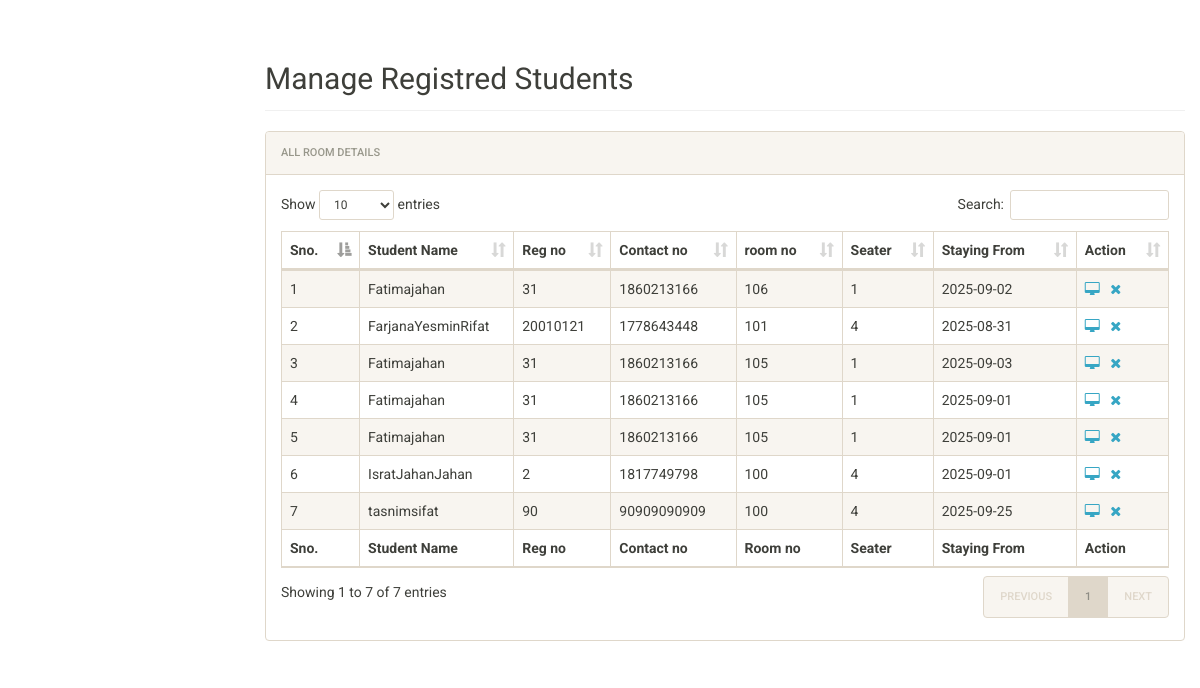
The app's page /hostel/admin/manage-students.php (signed in) with its own data.
### tables this page shows
CREATE TABLE `registration` (
  `id` int(11) NOT NULL,
  `roomno` int(11) DEFAULT NULL,
  `seater` int(11) DEFAULT NULL,
  `feespm` int(11) DEFAULT NULL,
  `stayfrom` date DEFAULT NULL,
  `duration` int(11) DEFAULT NULL,
  `regno` int(11) DEFAULT NULL,
  `firstName` varchar(500) DEFAULT NULL,
  `middleName` varchar(500) DEFAULT NULL,
  `lastName` varchar(500) DEFAULT NULL,
  `department` varchar(255) NOT NULL,
  `contactno` bigint(11) DEFAULT NULL,
  `emailid` varchar(500) DEFAULT NULL,
  `guardianName` varchar(500) DEFAULT NULL,
  `guardianRelation` varchar(500) DEFAULT NULL,
  `guardianContactno` bigint(11) DEFAULT NULL,
  `Address` varchar(500) DEFAULT NULL,
  `postingDate` timestamp NULL DEFAULT current_timestamp(),
  `updationDate` varchar(500) DEFAULT NULL
);

### hostel/admin/manage-students.php (the view, shortened to what this page needs)
<?php
include('includes/config.php');
?>
<!doctype html>
<html lang="en" class="no-js">
<head>
	<link rel="stylesheet" href="css/font-awesome.min.css">
	<link rel="stylesheet" href="css/bootstrap.min.css">
	<link rel="stylesheet" href="css/dataTables.bootstrap.min.css">
	<link rel="stylesheet" href="css/bootstrap-social.css">
	<link rel="stylesheet" href="css/bootstrap-select.css">
	<link rel="stylesheet" href="css/fileinput.min.css">
	<link rel="stylesheet" href="css/awesome-bootstrap-checkbox.css">
	<link rel="stylesheet" href="css/style.css">
</head>
<body>
	<div class="ts-main-content">
		<div class="content-wrapper">
			<div class="container-fluid">
				<div class="row">
					<div class="col-md-12">
						<h2 class="page-title" style="margin-top:4%">Manage Registred Students</h2>
						<div class="panel panel-default">
							<div class="panel-heading">All Room Details</div>
							<div class="panel-body">
								<table id="zctb" class="display table table-striped table-bordered table-hover" cellspacing="0" width="100%">
									<thead>
										<tr>
											<th>Sno.</th>
											<th>Student Name</th>
											<th>Reg no</th>
											<th>Contact no </th>
											<th>room no  </th>
											<th>Seater </th>
											<th>Staying From </th>
											<th>Action</th>
										</tr>
									</thead>
									<tfoot>
										<tr>
											<th>Sno.</th>
											<th>Student Name</th>
											<th>Reg no</th>
											<th>Contact no </th>
											<th>Room no  </th>
											<th>Seater </th>
											<th>Staying From </th>
											<th>Action</th>
										</tr>
									</tfoot>
									<tbody>
<?php
$ret="select * from registration";
$stmt= $mysqli->prepare($ret) ;
$stmt->execute() ;
$res=$stmt->get_result();
$cnt=1;
while($row=$res->fetch_object())
	  {
	  	?>
<tr><td><?php echo $cnt;;?></td>
<td><?php echo $row->firstName;?><?php echo $row->middleName;?><?php echo $row->lastName;?></td>
<td><?php echo $row->regno;?></td>
<td><?php echo $row->contactno;?></td>
<td><?php echo $row->roomno;?></td>
<td><?php echo $row->seater;?></td>
<td><?php echo $row->stayfrom;?></td>
<td>
<a href="student-details.php?regno=<?php echo $row->regno;?>" title="View Full Details"><i class="fa fa-desktop"></i></a>&nbsp;&nbsp;
<a href="manage-students.php?del=<?php echo $row->regno;?>" title="Delete Record" onclick="return confirm('Do you want to delete');"><i class="fa fa-close"></i></a></td>
										</tr>
									<?php
$cnt=$cnt+1;
									 } ?>
									</tbody>
								</table>
							</div>
						</div>
					</div>
				</div>
			</div>
		</div>
	</div>
</body>
</html>

### hostel/admin/css/style.css (style rules this page uses)
html { font-size: 14px; }
@media only screen and (min-width: 480px) { html { font-size: 17px; } }
@media only screen and (min-width: 768px) { html { font-size: 14px; } }
body { font-size: 1em; }
a { color: #37a6c4; }
.panel { overflow: hidden; }
.page-title { padding-bottom: 15px; margin-bottom: 20px; border-bottom: 1px solid #f0f0f0; }
.ts-main-content .content-wrapper { padding-top: 15px; margin-top: 10px; }
@media only screen and (min-width: 992px) { .ts-main-content .content-wrapper { margin-left: 250px; } }

### records on screen
registration: firstName "Fatima", lastName "jahan", regno "31", contactno "1860213166", roomno "106", seater "1", stayfrom "2025-09-02"
registration: firstName "Farjana", middleName "Yesmin", lastName "Rifat", regno "20010121", contactno "1778643448", roomno "101", seater "4", stayfrom "2025-08-31"
registration: firstName "Fatima", lastName "jahan", regno "31", contactno "1860213166", roomno "105", seater "1", stayfrom "2025-09-03"
registration: firstName "Fatima", lastName "jahan", regno "31", contactno "1860213166", roomno "105", seater "1", stayfrom "2025-09-01"
registration: firstName "Fatima", lastName "jahan", regno "31", contactno "1860213166", roomno "105", seater "1", stayfrom "2025-09-01"
registration: firstName "Israt", middleName "Jahan", lastName "Jahan", regno "2", contactno "1817749798", roomno "100", seater "4", stayfrom "2025-09-01"
registration: firstName "tasnim", lastName "sifat", regno "90", contactno "90909090909", roomno "100", seater "4", stayfrom "2025-09-25"
